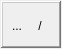
<?xml version="1.0" encoding="UTF-8"?>
<ui version="4.0">
 <class>CommsProgressDialog</class>
 <widget class="QDialog" name="CommsProgressDialog">
  <property name="geometry">
   <rect>
    <x>0</x>
    <y>0</y>
    <width>62</width>
    <height>49</height>
   </rect>
  </property>
  <property name="minimumSize">
   <size>
    <width>0</width>
    <height>49</height>
   </size>
  </property>
  <property name="maximumSize">
   <size>
    <width>238</width>
    <height>49</height>
   </size>
  </property>
  <property name="modal">
   <bool>true</bool>
  </property>
  <layout class="QHBoxLayout" name="horizontalLayout">
   <property name="leftMargin">
    <number>1</number>
   </property>
   <property name="topMargin">
    <number>1</number>
   </property>
   <property name="rightMargin">
    <number>1</number>
   </property>
   <property name="bottomMargin">
    <number>1</number>
   </property>
   <item>
    <widget class="QFrame" name="frame">
     <property name="minimumSize">
      <size>
       <width>0</width>
       <height>47</height>
      </size>
     </property>
     <property name="maximumSize">
      <size>
       <width>16777215</width>
       <height>47</height>
      </size>
     </property>
     <property name="frameShape">
      <enum>QFrame::WinPanel</enum>
     </property>
     <property name="frameShadow">
      <enum>QFrame::Raised</enum>
     </property>
     <layout class="QHBoxLayout" name="horizontalLayout_2">
      <item>
       <widget class="QLabel" name="infoL">
        <property name="minimumSize">
         <size>
          <width>0</width>
          <height>27</height>
         </size>
        </property>
        <property name="maximumSize">
         <size>
          <width>16777215</width>
          <height>27</height>
         </size>
        </property>
        <property name="text">
         <string>...</string>
        </property>
       </widget>
      </item>
      <item>
       <widget class="QLabel" name="progressL">
        <property name="minimumSize">
         <size>
          <width>20</width>
          <height>27</height>
         </size>
        </property>
        <property name="maximumSize">
         <size>
          <width>20</width>
          <height>27</height>
         </size>
        </property>
        <property name="text">
         <string>/</string>
        </property>
        <property name="alignment">
         <set>Qt::AlignCenter</set>
        </property>
       </widget>
      </item>
     </layout>
    </widget>
   </item>
  </layout>
 </widget>
 <resources/>
 <connections/>
</ui>
